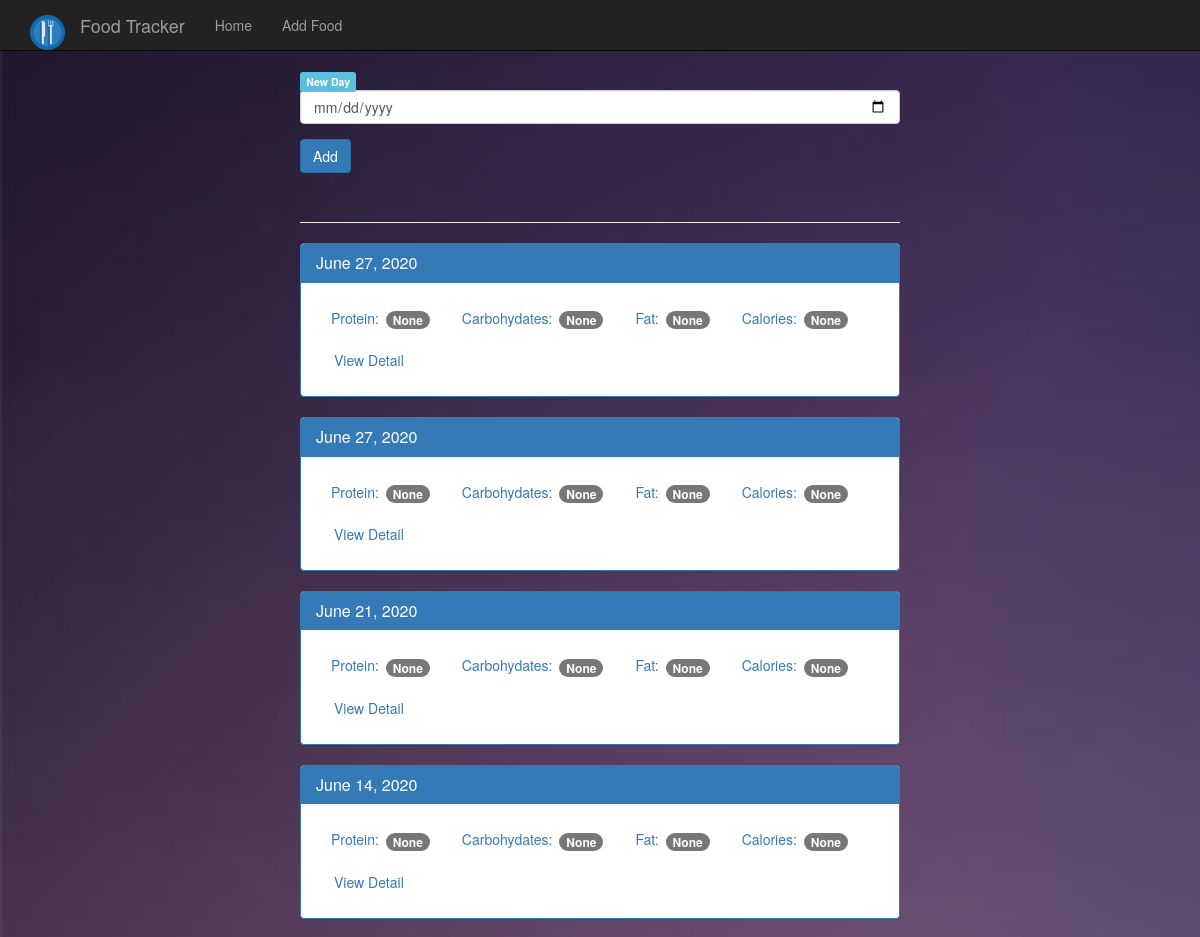
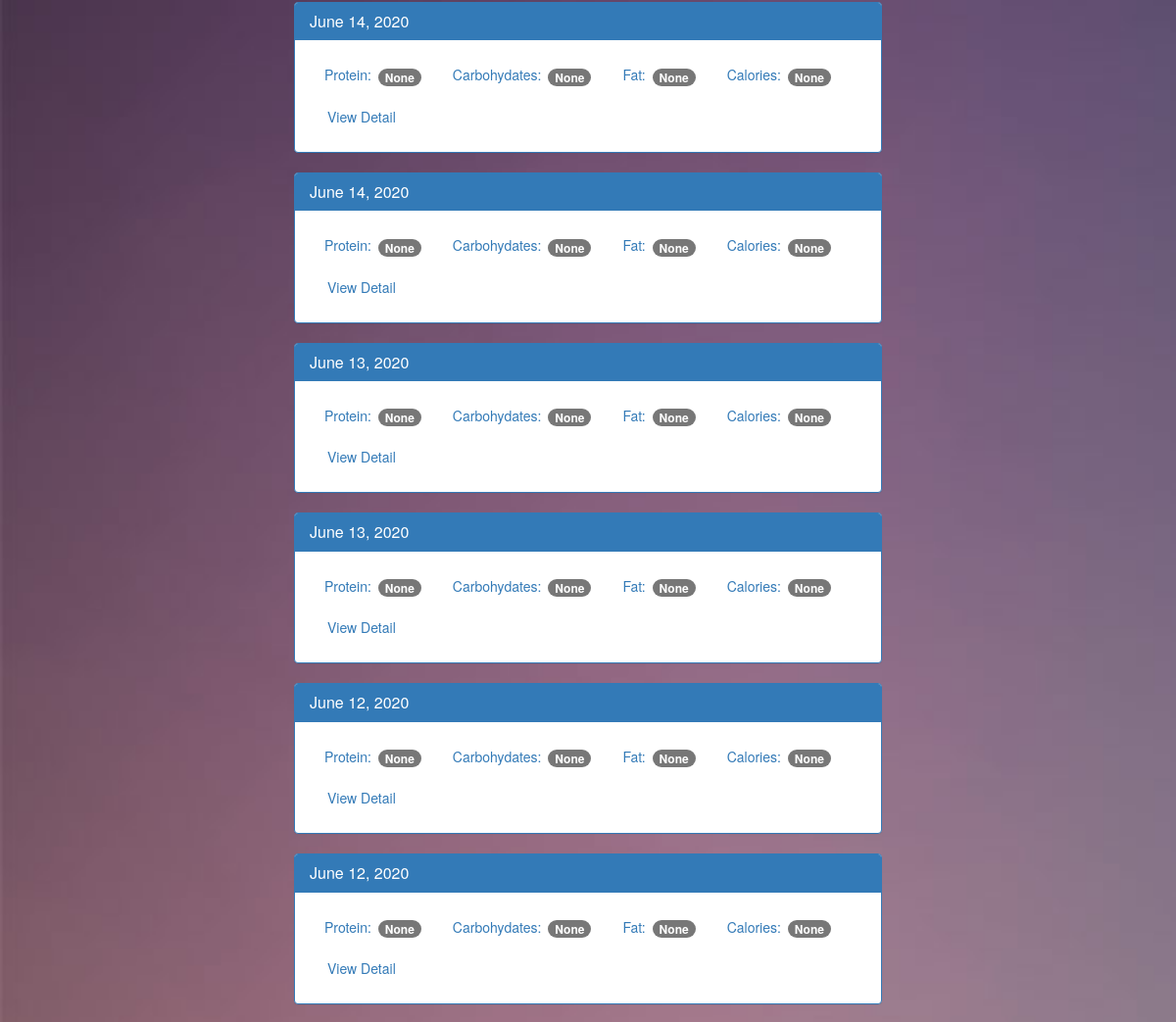
The app's page / (upper part), older data (2 pictures, top to bottom).
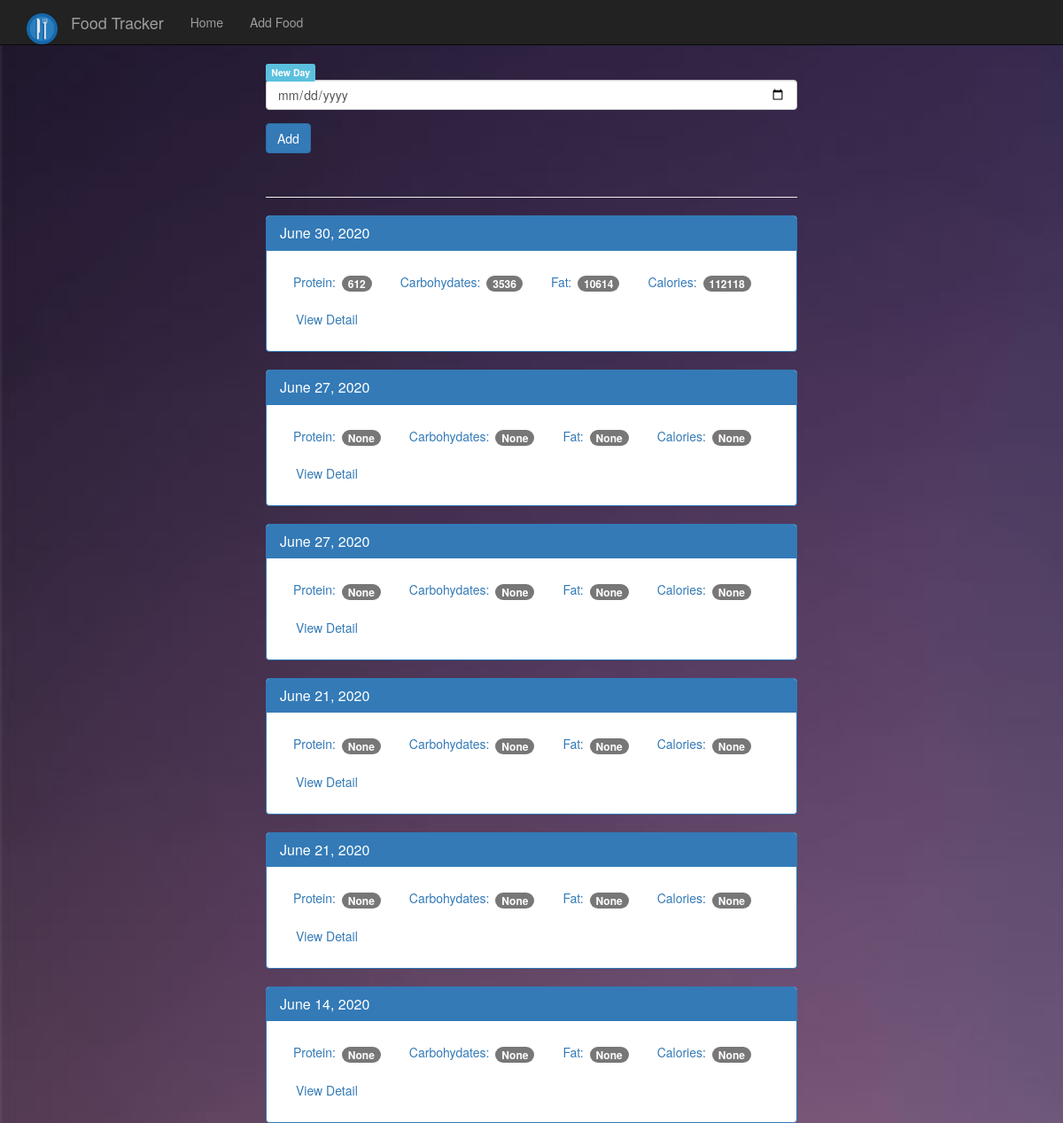
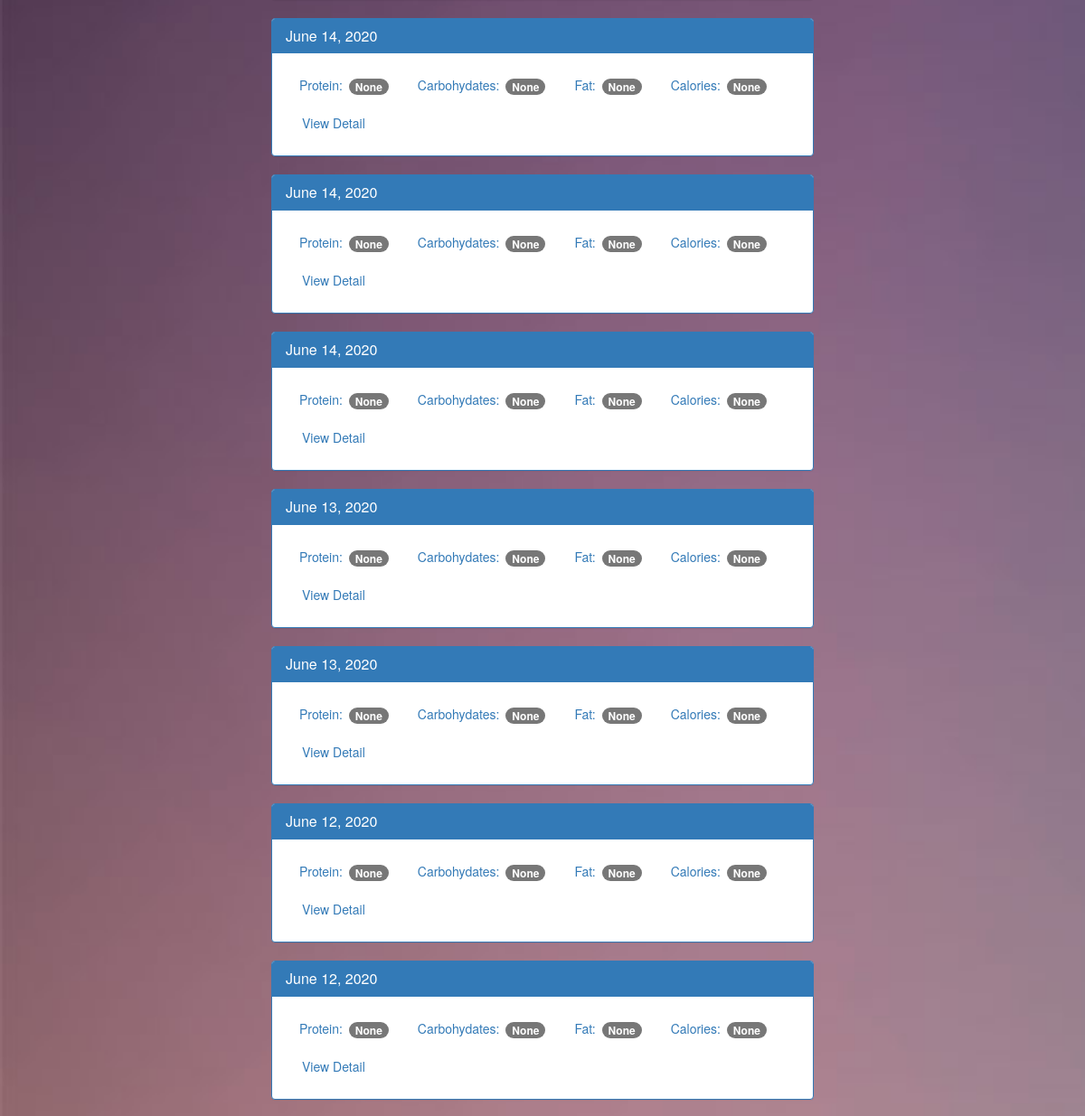
The same page, newer data (2 pictures, top to bottom).
### tables this page shows
CREATE TABLE log_date (
    id integer primary key autoincrement,
    entry_date date not null
);

### app.py (the view)
@app.route("/", methods=["POST", "GET"])
def index():
    db= get_db()
    if request.method == "POST":
        date = request.form["date"]
        dt = datetime.strptime(date, "%Y-%m-%d")
        database_date = datetime.strftime(dt, "%Y%m%d")
        db.execute("""insert into log_date (entry_date) values (?)""", [database_date])
        db.commit()
    cur = db.execute("""select log_date.entry_date, sum(food.protein) as protein, sum(food.carbohydrates) as carbohydrates, sum(food.fat) as fat, sum(food.calories) as calories,  food.protein, food.carbohydrates, food.fat, food.calories
    from log_date
    left join food_date on food_date.log_date_id = log_date.id
    left join food on food.id = food_date.food_id group by log_date.id order by log_date.entry_date desc;""")
    results = cur.fetchall()
    date_results = []
    for i in results:
        single_date = {}
        single_date["entry_date"] = i["entry_date"]
        single_date["protein"] = i["protein"]
        single_date["carbohydrates"] = i["carbohydrates"]
        single_date["fat"] = i["fat"]
        single_date["calories"] = i["calories"]
        d = datetime.strptime(str(i['entry_date']), '%Y%m%d')
        single_date['petty_date'] = datetime.strftime(d, '%B %d, %Y')
        date_results.append(single_date)
    db.close()
    return render_template('home.html', results=date_results)

### database.py (called while the page is built)
def get_db():
    sql = sqlite3.connect(database)
    sql.row_factory = sqlite3.Row
    return sql

### templates/home.html
{% extends "base.html" %}
{% block body %}
    <div class="container theme-showcase col-sm-6 col-sm-offset-3" role="main">
      <div class="row">
        <div>
          <form method="POST" action="/">
            <div class="form-group">
              <span  class="label label-pill label-info" for="new-day" id="new-day">New Day</span>
              <br>
              <input name="date" type="date" class="form-control" id="new-day">
            </div>
            <button type="submit" class="btn btn-primary">Add</button>
          </form>
          <div class="page-header"></div>
          {% for r in results %}
          <div class="panel panel-primary">
            <div class="panel-heading">
              <h3 class="panel-title">{{ r.petty_date }}</h3>
            </div>
            <div class="panel-body">
              <ul class="nav nav-pills" role="tablist">
                <li><a>Protein: <span class="badge">{{ r.protein }}</span></a></li>
                <li><a>Carbohydates: <span class="badge">{{ r.carbohydrates }}</span></a></li>
                <li><a>Fat: <span class="badge">{{ r.fat }}</span></a></li>
                <li><a>Calories: <span class="badge">{{ r.calories }}</span></a></li>
                <li><a href="{{ url_for("view", date=r.entry_date) }}" type="button" class="btn btn-link">View Detail</a></li>
              </ul>
            </div>
          </div>
          {% endfor %}
        </div>
      </div>
    </div>
 {% endblock %}

Row changes from the older to the newer data that the page shows:
added log_date: petty_date "June 30, 2020", protein "612", carbohydrates "3536", fat "10614", calories "112118"
added log_date: petty_date "June 21, 2020", protein "None", carbohydrates "None", fat "None", calories "None"
added log_date: petty_date "June 14, 2020", protein "None", carbohydrates "None", fat "None", calories "None"
